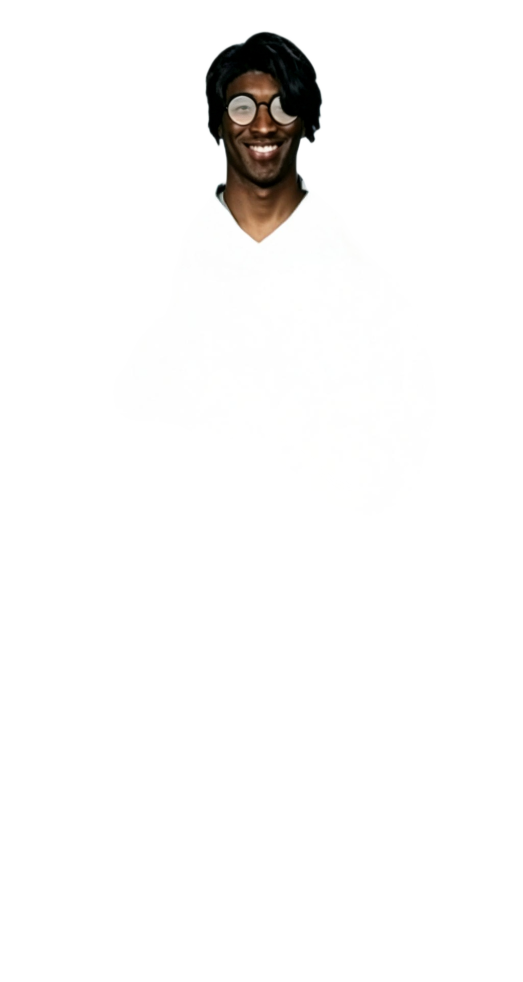
#> input picture .workbuddy/tmp/海猫_抠图_修复前/猫的头.png, 1568 x 2944 px, found by its file name (shown at 1/3 size)
$ python tex_size_probe.py
#> lines starting #> are read from the running program, lines starting #| are printed output that depends on the picture
# -*- coding: utf-8 -*-
"""量一下：海猫 10 个组件在「裁 bbox + 降采样」之后，各种格式/尺寸下的总体积。
目的：为 stickman-lab 选一个能塞进 1MB（纹理+数据）的贴图方案。"""
import os, io, json
import numpy as np
from PIL import Image

SRC = r"C:\Users\22641\Desktop\游戏素材\ui页面\海猫_抠图"
OUT = r"C:\Users\22641\Desktop\架构重置\.workbuddy\tmp\tex_probe"
os.makedirs(OUT, exist_ok=True)

names = ["猫的头", "猫的身体", "猫的左臂", "猫的右臂", "猫的左手", "猫的右手",
         "猫的左大腿", "猫的右大腿", "猫的左小腿", "猫的右小腿"]

def load(n):
#> called with n = '猫的头'
    im = Image.open(os.path.join(SRC, n + ".png")).convert("RGBA")
#> im is the input picture: PIL image 1568x2944 RGBA; mean R, G, B, A 247.8, 247.4, 246.5, 34.8
    a = np.array(im)[:, :, 3]
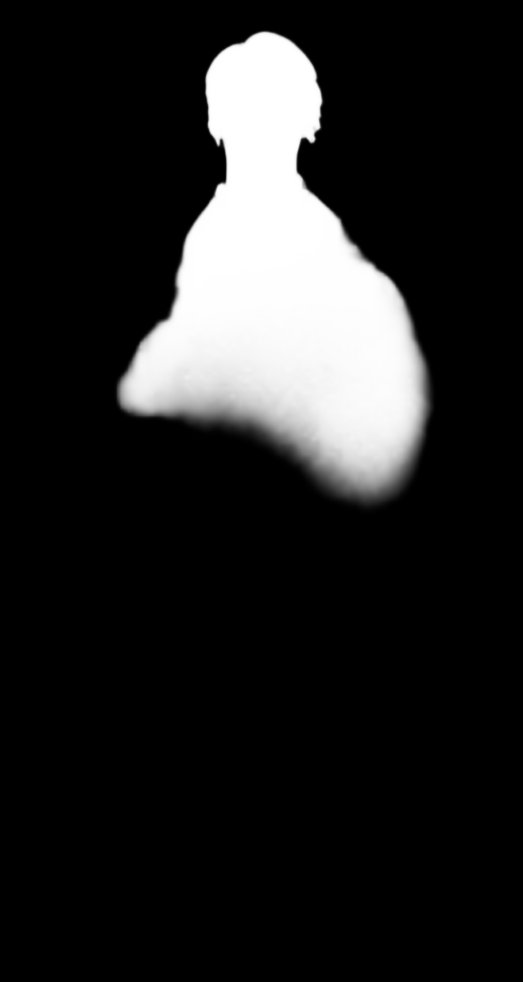
#> a: shape (2944, 1568) (shown at 1/3 size); min 0, max 255, mean 34.8
    ys, xs = np.where(a > 8)
    if len(xs) == 0:
        return im, (0, 0, im.width, im.height)
    box = (int(xs.min()), int(ys.min()), int(xs.max()) + 1, int(ys.max()) + 1)
#> box = (346, 91, 1302, 1530)
    return im.crop(box), box

print("=== 各组件 alpha 包围盒（原画布 1568x2944） ===")
info = []
for n in names:
    c, box = load(n)
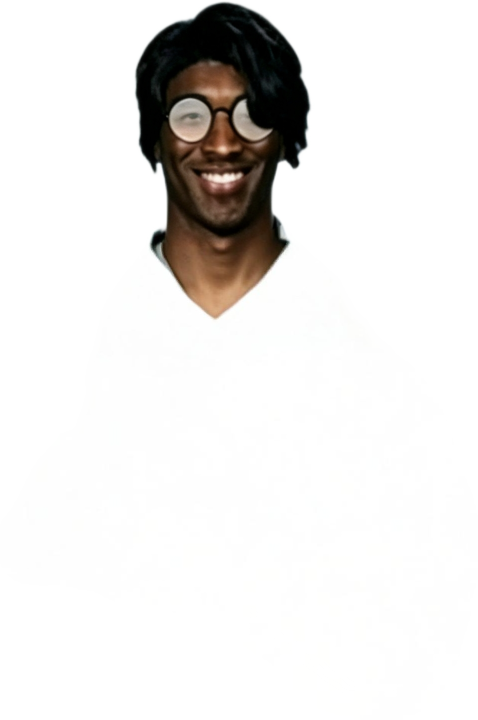
#> c: PIL image 956x1439 RGBA (shown at 1/2 size); mean R, G, B, A 232.5, 231, 229.1, 116.8; transparent parts drawn white
#> box = (346, 91, 1302, 1530)
    info.append((n, box, c.size))
    print(f"  {n:<8} bbox=({box[0]:>4},{box[1]:>4})-({box[2]:>4},{box[3]:>4})  "
          f"内容 {c.size[0]:>4}x{c.size[1]:<4}  占画布 {c.size[0]*c.size[1]/(1568*2944)*100:5.1f}%  "
          f"像素 {c.size[0]*c.size[1]/1000:6.1f}k")
#|   猫的头      bbox=( 346,  91)-(1302,1530)  内容  956x1439  占画布  29.8%  像素 1375.7k
#> (the run stopped early here; a loop or call above may not have finished)
